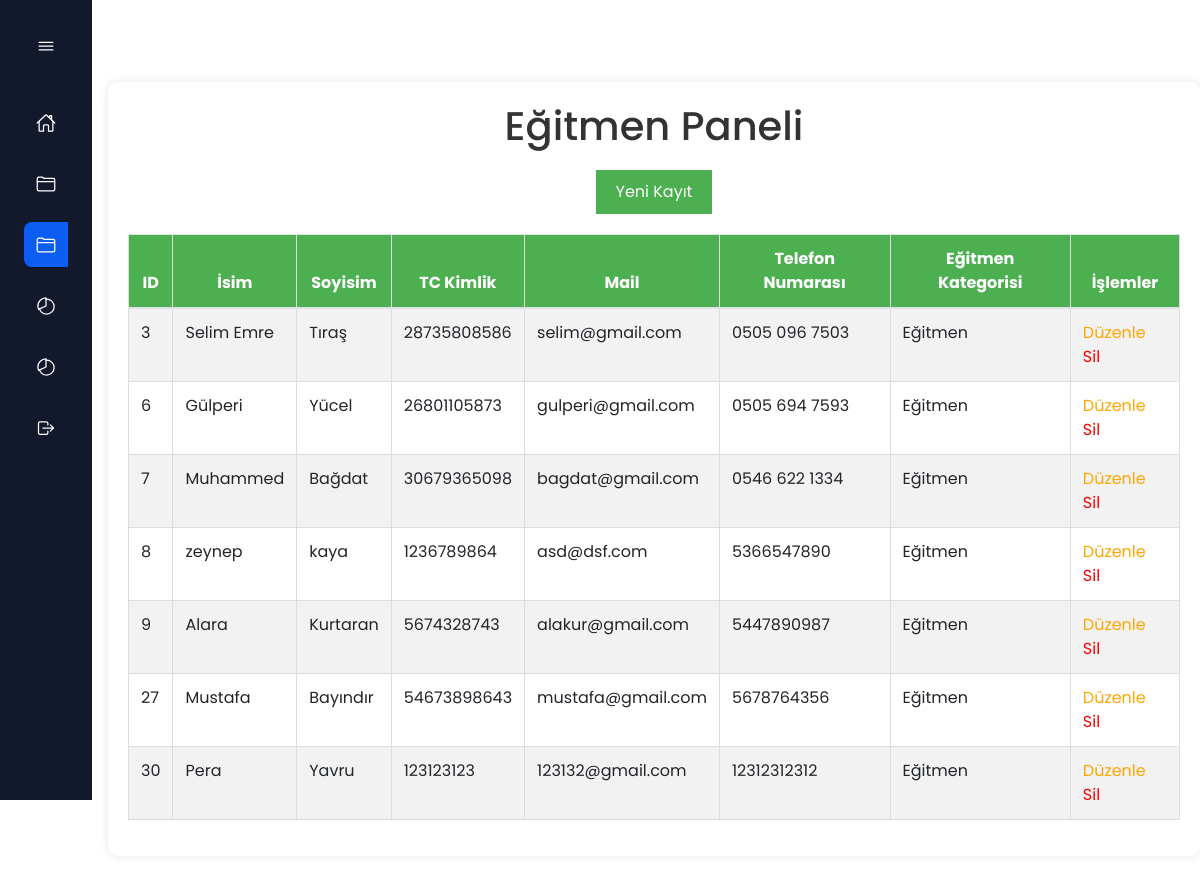
/egitmen/egitmen.php, run on the app's committed database.
### tables this page shows
CREATE TABLE `personel` (
  `personel_id` int(11) NOT NULL,
  `personel_ad` varchar(45) NOT NULL,
  `personel_soyad` varchar(45) NOT NULL,
  `personel_tc` varchar(45) NOT NULL,
  `personel_mail` varchar(45) NOT NULL,
  `personel_tel` varchar(45) NOT NULL,
  `personel_tur_id` int(11) NOT NULL
);

CREATE TABLE `personel_tur` (
  `personel_tur_id` int(11) NOT NULL,
  `personel_tur_ad` varchar(45) NOT NULL
);

### egitmen/egitmen.php (the view, shortened to what this page needs)
<?php include("header.php")?>
<div class="admin-container">
        <h1>Eğitmen Paneli</h1>
        <div class="form-container">
            <a href="yenikayit.php"><button id="new-record-btn" onclick="showUserForm()">Yeni Kayıt</button></a>
        </div>
        <div class="table-container">
            <table id="personel_tablo" class="table table-striped" style="width:100%">
                <thead>
                    <tr>
                        <th>ID</th>
                        <th>İsim</th>
                        <th>Soyisim</th>
                        <th>TC Kimlik</th>
                        <th>Mail</th>
                        <th>Telefon Numarası</th>
                        <th>Eğitmen Kategorisi</th>
                        <th colspan="2">İşlemler</th>
                    </tr>
                </thead>
                <tbody>
                    <?php
                    $servername= "localhost";
                    $username="root";
                    $password="";
                    $database="personel_takip";
                    $connection= new mysqli($servername,$username,$password,$database);
                    $sql= "SELECT * FROM personel,personel_tur where personel.personel_tur_id=personel_tur.personel_tur_id and personel_tur_ad='Eğitmen'";
                    $result=$connection->query($sql);
                    $rows = $result->fetch_all(MYSQLI_ASSOC);
                    foreach ($rows as $row) {
                        echo "<tr>
                            <td>".$row["personel_id"]."</td>
                            <td>".$row["personel_ad"]."</td>
                            <td>".$row["personel_soyad"]."</td>
                            <td>".$row["personel_tc"]."</td>
                            <td>".$row["personel_mail"]."</td>
                            <td>".$row["personel_tel"]."</td>
                            <td>".$row["personel_tur_ad"]."</td>
                            <td>
                            <a href='edit.php?id={$row["personel_id"]}' style=' color:orange'>Düzenle</a>
                            <a href='delete.php?id={$row["personel_id"]}' style='color:red' onclick=\"return confirm('Silmek istediğinize emin misiniz?');\">Sil</a>
                            </td>
                        </tr>";
                    }
                    ?>
                </tbody>
            </table>
        </div>
    </div>
<?php include("../sidebar/footer.php")?>

### egitmen/egitmen.css (style rules this page uses)
.admin-container { text-align: center; padding: 20px; margin: 50px auto; border-radius: 10px; background-color: #fff; box-shadow: 0 0 10px rgba(0, 0, 0, 0.1); }
h1 { color: #333; }
.table-container { margin-top: 20px; overflow-x: auto; }
table { width: 100%; border-collapse: collapse; }
th, td { border: 1px solid #ddd; padding: 8px; text-align: left; }
thead { background-color: #4CAF50; color: white; }
button { padding: 8px 16px; margin: 5px; background-color: #4CAF50; color: white; border: none; border-radius: 4px; cursor: pointer; }
.form-container { margin-top: 20px; }
.form-container { display: flex; flex-direction: column; align-items: center; }
.table-container { display: flex; flex-direction: column; align-items: center; }
button { padding: 10px 20px; background-color: #4CAF50; color: white; border: none; border-radius: 4px; cursor: pointer; }

### sidebar/assets/css/styles.css (style rules this page uses)
:root { --nav-width: 92px; --first-color: #0C5DF4; --bg-color: #12192C; --sub-color: #B6CEFC; --white-color: #FFF; --body-font: 'Poppins', sans-serif; --normal-font-size: 1rem; --small-font-size: .875rem; --z-fixed: 100; }
*,::before,::after { box-sizing: border-box; }
body { position: relative; margin: 0; padding: 2rem 0 0 6.75rem; font-family: var(--body-font); font-size: var(--normal-font-size); transition: .5s; }
h1 { margin: 0; }
a { text-decoration: none; }

### data on the page
personel: personel_id "3", personel_ad "Selim Emre", personel_soyad "Tıraş", personel_tc "28735808586", personel_mail "selim@gmail.com", personel_tel "0505 096 7503", personel_tur.personel_tur_ad "Eğitmen"
personel: personel_id "6", personel_ad "Gülperi", personel_soyad "Yücel", personel_tc "26801105873", personel_mail "gulperi@gmail.com", personel_tel "0505 694 7593", personel_tur.personel_tur_ad "Eğitmen"
personel: personel_id "7", personel_ad "Muhammed", personel_soyad "Bağdat", personel_tc "30679365098", personel_mail "bagdat@gmail.com", personel_tel "0546 622 1334", personel_tur.personel_tur_ad "Eğitmen"
personel: personel_id "8", personel_ad "zeynep", personel_soyad "kaya", personel_tc "1236789864", personel_mail "asd@dsf.com", personel_tel "5366547890", personel_tur.personel_tur_ad "Eğitmen"
personel: personel_id "9", personel_ad "Alara", personel_soyad "Kurtaran", personel_tc "5674328743", personel_mail "alakur@gmail.com", personel_tel "5447890987", personel_tur.personel_tur_ad "Eğitmen"
personel: personel_id "27", personel_ad "Mustafa", personel_soyad "Bayındır", personel_tc "54673898643", personel_mail "mustafa@gmail.com", personel_tel "5678764356", personel_tur.personel_tur_ad "Eğitmen"
personel: personel_id "30", personel_ad "Pera", personel_soyad "Yavru", personel_tc "123123123", personel_mail "123132@gmail.com", personel_tel "12312312312", personel_tur.personel_tur_ad "Eğitmen"
